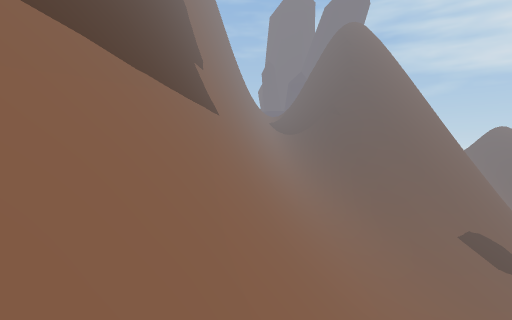
[1] (above)

15 first-person views from a walk through a Unity game level. The camera is 1.4 m above the floor, tilts 2° down and sees 80° across. The floor is counted in squares, 2 m on a side. Each view is taken from the middle of a square. On the plan, view 1 faces up. The plan holds only what a view shows up to about 10 squares ahead; the rest is blank. The place goes on beyond the plan. The player is left out. Some animated figures are not drawn.

[2]
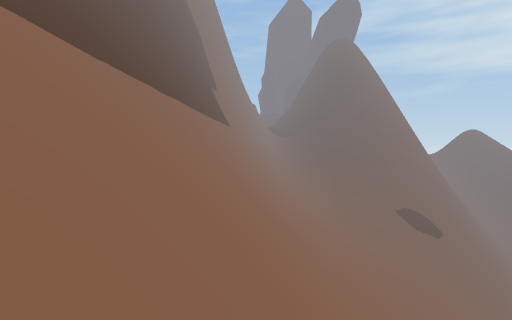

[3]
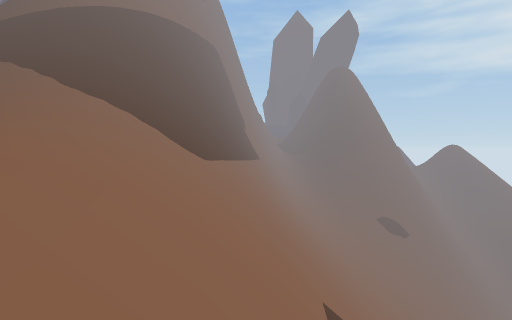

[4]
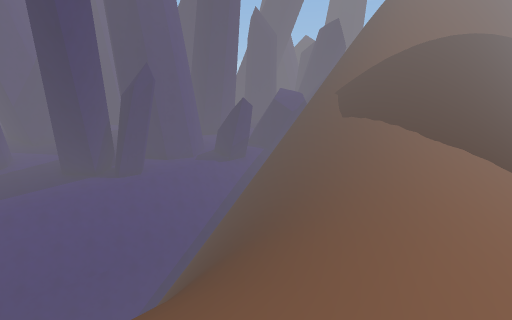

[5]
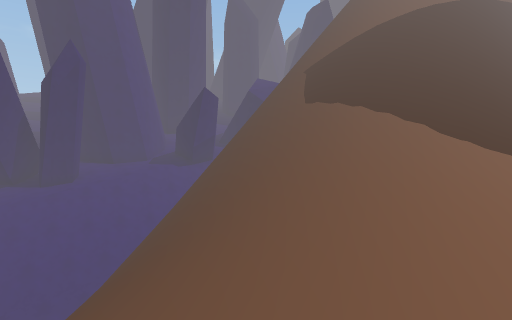

[6]
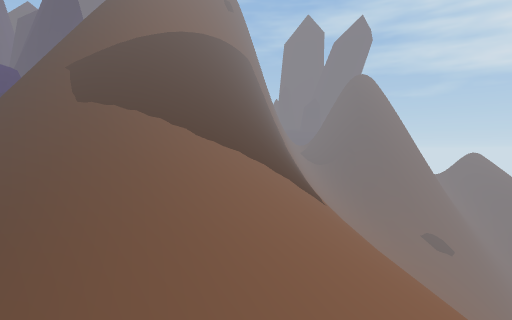

[7]
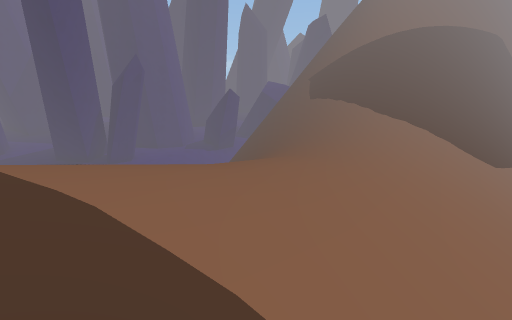

[8]
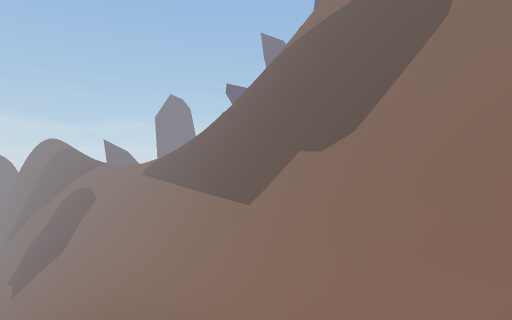

[9]
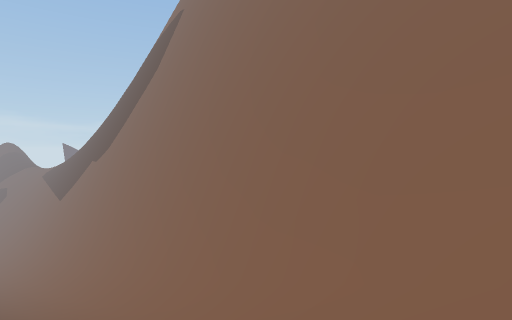

[10]
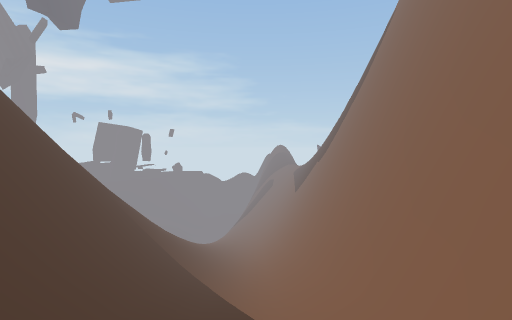

[11]
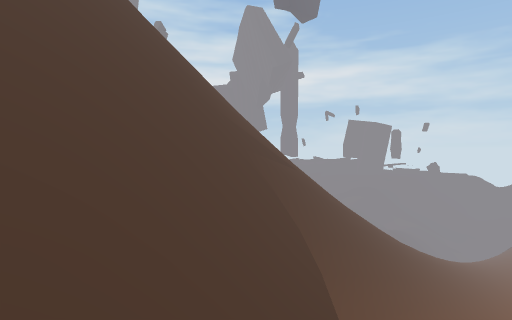

[12]
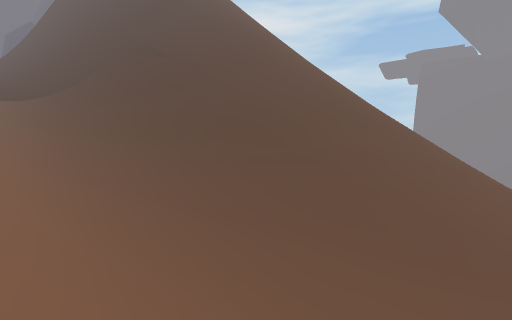

[13]
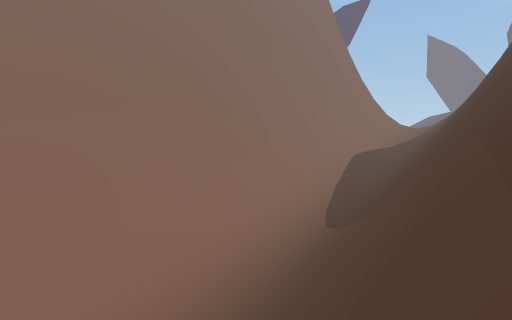

[14]
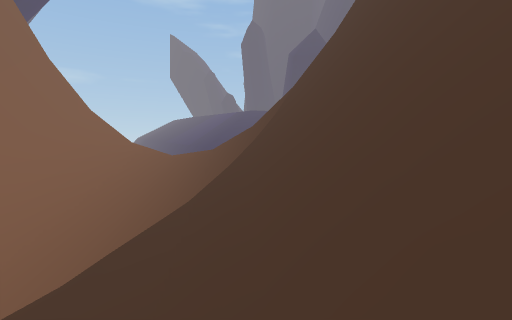

[15]
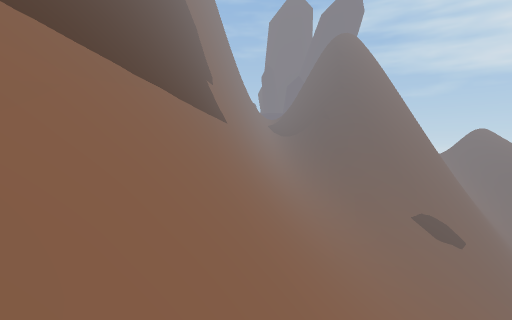

### Floor plan
Key: @ floor where view 1 was taken; # wall or solid block; x gap in a wall; . main floor; - floor 3.25 m lower than the main floor; : floor 4.75 m higher than the main floor; _ floor 4.75 m lower than the main floor; / step, stairs or slope; = window, fence, low wall or low ledge; v drop or lower ground.
Columns run from 13 left of view 1 to 8 right of it. Each row starts with its distance up from view 1.
 22              # x#
 21              #//#
 20              #//#
 19              #//#
 18              #//#
 17              #//##v
 16              #//##v
 15              #//===/:
 14              #///////
 13              #//////
 12              #//////
 11              #/-////
 10              #/-/////v
  9          v   #/-/////v
  8          v   #/_/////v
  7          v   #//_////v
  6          v   #//////v
  5         vv   #//////v
  4         vv# ##//////
  3      ///#v# ##//////
  2      v///=###=/////
  1      v///=###/////
  0     vv//////#@///
 -1      v//////////
 -2 v   vv/////////
 -3 v   vv/////////
 -4     vv///////=
 -5     vv////.//v
 -6      vv///.//
 -7        v//.//
 -8          /.//
 -9            ./

Positions as (right, up) in squares from view 1, and headings:
1: (0, 0), facing up
2: (0, -3), facing up
3: (-1, -7), facing up
4: (-2, -9), facing up-left
5: (-3, -6), facing up-left
6: (-3, -7), facing up
7: (-1, -9), facing up-left
8: (5, 13), facing down-left
9: (2, 20), facing down-left
10: (1, 21), facing down
11: (1, 18), facing down-right
12: (1, 9), facing up-right
13: (4, 13), facing up-left
14: (2, 19), facing up
15: (0, -2), facing up
